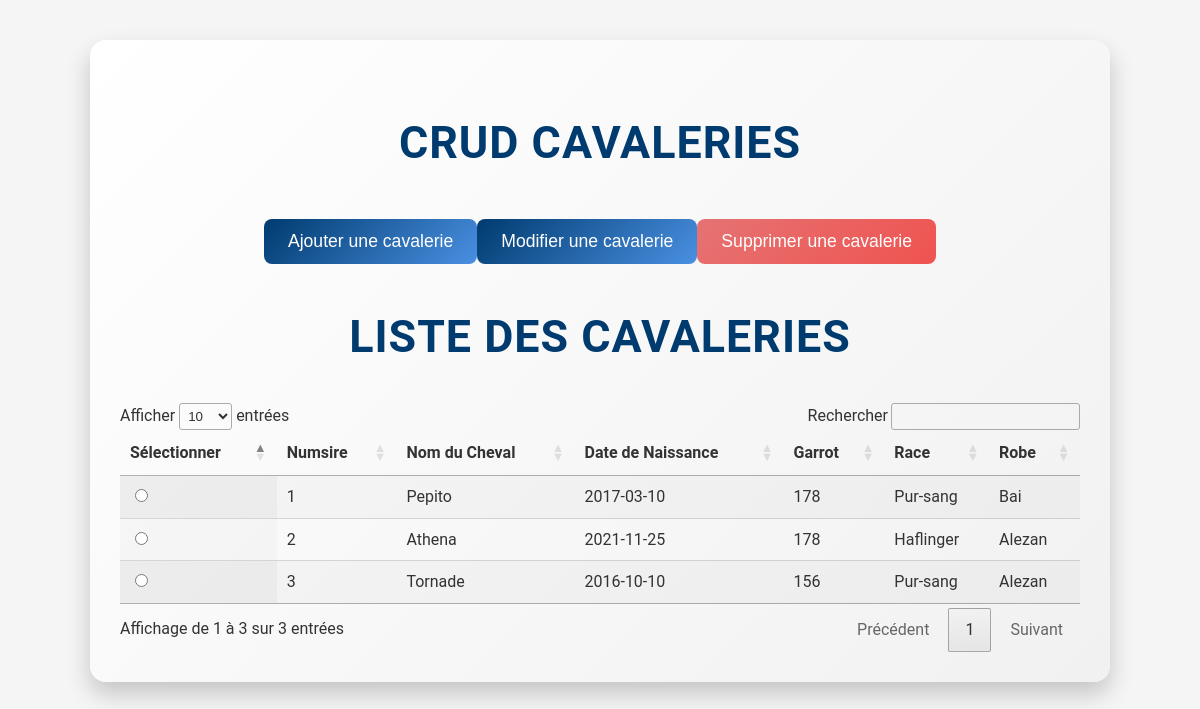
The app's page /vue/vue.cavalerie.php with its own data.
### tables this page shows
CREATE TABLE `cavalerie` (
  `numsire` int(11) NOT NULL,
  `nomche` varchar(50) NOT NULL,
  `datenache` date NOT NULL,
  `garrot` varchar(50) NOT NULL,
  `idrace` int(11) NOT NULL,
  `idrobe` int(11) NOT NULL,
  `supprime` tinyint(1) DEFAULT 0
);

CREATE TABLE `race` (
  `idrace` int(11) NOT NULL,
  `librace` varchar(50) NOT NULL,
  `supprime` tinyint(1) DEFAULT 0
);

CREATE TABLE `robe` (
  `idrobe` int(11) NOT NULL,
  `librobe` varchar(50) NOT NULL,
  `supprime` tinyint(1) DEFAULT 0
);

### class/class.cavalerie.php (called while the page is built, shortened)
<?php
class Cavalerie {
    public function CavalerieALL(){
    $con = connexionPDO();
    $sql = "SELECT * FROM cavalerie WHERE supprime = 0;";
    $executesql = $con->prepare($sql);
    $executesql->execute();
    $resultat = $executesql->fetchAll();
    return $resultat;
}
    public function CavalerieRace($id) {
        $con = connexionPDO();
        $sql = "SELECT librace
                FROM race
                WHERE idrace = :idrace";
        $data = [':idrace' => $id];
        $executesql = $con->prepare($sql);
        $executesql->execute($data);
        $ligne = $executesql->fetch();
        return $ligne['librace'];
    }
    public function CavalerieRobe($id) {
        $con = connexionPDO();
        $sql = "SELECT librobe
                FROM robe
                WHERE idrobe = :idrobe";
        $data = [':idrobe' => $id];
        $executesql = $con->prepare($sql);
        $executesql->execute($data);
        $ligne = $executesql->fetch();
        return $ligne['librobe'];
    }
}
?>

### vue/vue.cavalerie.php (the view, shortened to what this page needs)
<?php
require_once '../class/class.cavalerie.php';
$cavalerie = new Cavalerie();
$cavalerieList = $cavalerie->CavalerieALL();
?>
<!DOCTYPE html>
<html lang="fr">
<head>
    <link rel="stylesheet" href="../css/style.css">
    <link rel="stylesheet" href="https://cdn.datatables.net/1.11.5/css/jquery.dataTables.min.css">
</head>
<body>
<div class="container">
    <h2>CRUD Cavaleries</h2>
    <div class="center-button">
        <button class="btn-primary" onclick="basculerFormulaire('ajoutForm')">Ajouter une cavalerie</button>
        <button class="btn-primary" id="modifierButton" onclick="basculerFormulaire('modifierForm')" disabled>Modifier une cavalerie</button>
        <button class="btn-danger" id="supprimerButton" onclick="basculerFormulaire('supprimerForm')" disabled>Supprimer une cavalerie</button>
    </div>
<h2>Liste des Cavaleries</h2>
<table id="cavalerieTable" class="display">
    <thead>
        <tr>
            <th>Sélectionner</th>
            <th>Numsire</th>
            <th>Nom du Cheval</th>
            <th>Date de Naissance</th>
            <th>Garrot</th>
            <th>Race</th>
            <th>Robe</th>
        </tr>
    </thead>
    <tbody>
        <?php foreach ($cavalerieList as $cavalerieItem): ?>
        <tr>
            <td><input type="radio" class="select-cavalerie" name="selectedCavalerie"
                data-numsire="<?= htmlspecialchars($cavalerieItem['numsire']) ?>"
                data-nomche="<?= htmlspecialchars($cavalerieItem['nomche']) ?>"
                data-datenache="<?= htmlspecialchars($cavalerieItem['datenache']) ?>"
                data-garrot="<?= htmlspecialchars($cavalerieItem['garrot']) ?>"
                data-race="<?= htmlspecialchars($cavalerie->CavalerieRace($cavalerieItem['idrace'])) ?>"
                data-robe="<?= htmlspecialchars($cavalerie->CavalerieRobe($cavalerieItem['idrobe'])) ?>">
            </td>
            <td><?= htmlspecialchars($cavalerieItem['numsire']) ?></td>
            <td><?= htmlspecialchars($cavalerieItem['nomche']) ?></td>
            <td><?= htmlspecialchars($cavalerieItem['datenache']) ?></td>
            <td><?= htmlspecialchars($cavalerieItem['garrot']) ?></td>
            <td><?= htmlspecialchars($cavalerie->CavalerieRace($cavalerieItem['idrace'])) ?></td>
            <td><?= htmlspecialchars($cavalerie->CavalerieRobe($cavalerieItem['idrobe'])) ?></td>
        </tr>
        <?php endforeach; ?>
    </tbody>
</table>
</div>
</body>
</html>

### css/style.css (style rules this page uses)
:root { --primary-color: #003b6f; --primary-light-color: #4a90e2; --primary-hover-color: #002c4f; --danger-color: #e57373; --danger-hover-color: #ef5350; --background-color: #f5f5f5; --card-background: #ffffff; --border-color: #e0e0e0; --text-color: #333333; --label-color: #555555; --shadow-color: rgba(0, 0, 0, 0.2); }
body { font-family: 'Roboto', Arial, sans-serif; margin: 0; padding: 0; background-color: var(--background-color); color: var(--text-color); line-height: 1.6; }
.container { width: 80%; max-width: 1200px; margin: 40px auto; padding: 30px; background: linear-gradient(135deg, #ffffff, #f1f1f1); border-radius: 16px; box-shadow: 0 12px 24px var(--shadow-color); }
h2 { text-align: center; color: var(--primary-color); margin-bottom: 30px; font-size: 2.8rem; font-weight: 700; text-transform: uppercase; letter-spacing: 1px; }
.btn-primary, .btn-danger { display: inline-block; padding: 12px 24px; border: none; color: #ffffff; cursor: pointer; border-radius: 8px; font-size: 1.1rem; text-align: center; text-decoration: none; transition: background-color 0.3s ease, transform 0.3s ease, box-shadow 0.3s ease; }
.btn-primary { background: linear-gradient(135deg, #003b6f, #4a90e2); }
.btn-danger { background: linear-gradient(135deg, var(--danger-color), var(--danger-hover-color)); }
.center-button { display: flex; justify-content: center; margin-top: 40px; }

### records on screen
cavalerie: numsire "1", nomche "Pepito", datenache "2017-03-10", garrot "178", idrace.librace "Pur-sang", idrobe.librobe "Bai"
cavalerie: numsire "2", nomche "Athena", datenache "2021-11-25", garrot "178", idrace.librace "Haflinger", idrobe.librobe "Alezan"
cavalerie: numsire "3", nomche "Tornade", datenache "2016-10-10", garrot "156", idrace.librace "Pur-sang", idrobe.librobe "Alezan"
